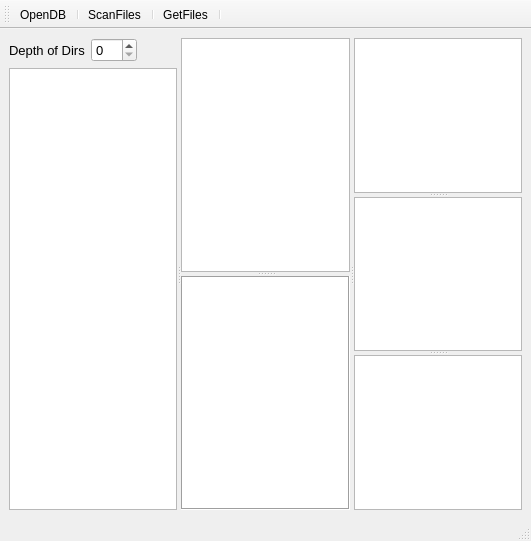
<?xml version="1.0" encoding="UTF-8"?>
<ui version="4.0">
 <class>MainWindow</class>
 <widget class="QMainWindow" name="MainWindow">
  <property name="geometry">
   <rect>
    <x>0</x>
    <y>0</y>
    <width>531</width>
    <height>541</height>
   </rect>
  </property>
  <property name="acceptDrops">
   <bool>false</bool>
  </property>
  <property name="windowTitle">
   <string>File organizer</string>
  </property>
  <widget class="QWidget" name="centralwidget">
   <layout class="QGridLayout" name="gridLayout">
    <item row="0" column="0">
     <widget class="QSplitter" name="main_splitter">
      <property name="orientation">
       <enum>Qt::Horizontal</enum>
      </property>
      <widget class="QWidget" name="">
       <layout class="QVBoxLayout" name="verticalLayout">
        <item>
         <layout class="QHBoxLayout" name="horizontalLayout">
          <item>
           <widget class="QLabel" name="label">
            <property name="sizePolicy">
             <sizepolicy hsizetype="Preferred" vsizetype="Preferred">
              <horstretch>1</horstretch>
              <verstretch>0</verstretch>
             </sizepolicy>
            </property>
            <property name="font">
             <font>
              <pointsize>10</pointsize>
             </font>
            </property>
            <property name="text">
             <string>Depth of Dirs</string>
            </property>
            <property name="buddy">
             <cstring>level</cstring>
            </property>
           </widget>
          </item>
          <item>
           <widget class="QSpinBox" name="level">
            <property name="sizePolicy">
             <sizepolicy hsizetype="Minimum" vsizetype="Fixed">
              <horstretch>1</horstretch>
              <verstretch>0</verstretch>
             </sizepolicy>
            </property>
            <property name="font">
             <font>
              <pointsize>10</pointsize>
             </font>
            </property>
            <property name="toolTip">
             <string>&lt;html&gt;&lt;head/&gt;&lt;body&gt;&lt;p&gt;Search level, 0 - all&lt;/p&gt;&lt;/body&gt;&lt;/html&gt;</string>
            </property>
           </widget>
          </item>
          <item>
           <spacer name="horizontalSpacer">
            <property name="orientation">
             <enum>Qt::Horizontal</enum>
            </property>
            <property name="sizeHint" stdset="0">
             <size>
              <width>40</width>
              <height>20</height>
             </size>
            </property>
           </spacer>
          </item>
         </layout>
        </item>
        <item>
         <widget class="QTreeView" name="dirTree">
          <property name="font">
           <font>
            <pointsize>10</pointsize>
           </font>
          </property>
          <property name="contextMenuPolicy">
           <enum>Qt::CustomContextMenu</enum>
          </property>
          <property name="toolTip">
           <string>&lt;html&gt;&lt;head/&gt;&lt;body&gt;&lt;p&gt;Directory tree&lt;/p&gt;&lt;/body&gt;&lt;/html&gt;</string>
          </property>
          <property name="editTriggers">
           <set>QAbstractItemView::NoEditTriggers</set>
          </property>
          <property name="textElideMode">
           <enum>Qt::ElideLeft</enum>
          </property>
         </widget>
        </item>
       </layout>
      </widget>
      <widget class="QSplitter" name="splitter_files">
       <property name="orientation">
        <enum>Qt::Vertical</enum>
       </property>
       <widget class="QListView" name="filesList">
        <property name="toolTip">
         <string>&lt;html&gt;&lt;head/&gt;&lt;body&gt;&lt;p&gt;List of files&lt;/p&gt;&lt;/body&gt;&lt;/html&gt;</string>
        </property>
       </widget>
       <widget class="QTextEdit" name="commentField">
        <property name="toolTip">
         <string>&lt;html&gt;&lt;head/&gt;&lt;body&gt;&lt;p&gt;Active file info&lt;/p&gt;&lt;/body&gt;&lt;/html&gt;</string>
        </property>
        <property name="frameShape">
         <enum>QFrame::Box</enum>
        </property>
        <property name="frameShadow">
         <enum>QFrame::Sunken</enum>
        </property>
       </widget>
      </widget>
      <widget class="QSplitter" name="opt_splitter">
       <property name="orientation">
        <enum>Qt::Vertical</enum>
       </property>
       <widget class="QListView" name="extList">
        <property name="enabled">
         <bool>true</bool>
        </property>
        <property name="toolTip">
         <string>&lt;html&gt;&lt;head/&gt;&lt;body&gt;&lt;p&gt;File extensions&lt;/p&gt;&lt;/body&gt;&lt;/html&gt;</string>
        </property>
        <property name="selectionMode">
         <enum>QAbstractItemView::ExtendedSelection</enum>
        </property>
       </widget>
       <widget class="QListView" name="tagsList">
        <property name="toolTip">
         <string>&lt;html&gt;&lt;head/&gt;&lt;body&gt;&lt;p&gt;Tags&lt;/p&gt;&lt;/body&gt;&lt;/html&gt;</string>
        </property>
        <property name="selectionMode">
         <enum>QAbstractItemView::ExtendedSelection</enum>
        </property>
       </widget>
       <widget class="QListView" name="authorsList">
        <property name="toolTip">
         <string>&lt;html&gt;&lt;head/&gt;&lt;body&gt;&lt;p&gt;Authors&lt;/p&gt;&lt;/body&gt;&lt;/html&gt;</string>
        </property>
        <property name="selectionMode">
         <enum>QAbstractItemView::ExtendedSelection</enum>
        </property>
       </widget>
      </widget>
     </widget>
    </item>
   </layout>
  </widget>
  <widget class="QStatusBar" name="statusbar"/>
  <widget class="QToolBar" name="toolBar">
   <property name="acceptDrops">
    <bool>false</bool>
   </property>
   <property name="windowTitle">
    <string>toolBar</string>
   </property>
   <attribute name="toolBarArea">
    <enum>TopToolBarArea</enum>
   </attribute>
   <attribute name="toolBarBreak">
    <bool>false</bool>
   </attribute>
   <addaction name="actionOpenDB"/>
   <addaction name="separator"/>
   <addaction name="actionScanFiles"/>
   <addaction name="separator"/>
   <addaction name="actionGetFiles"/>
   <addaction name="separator"/>
  </widget>
  <action name="actionOpenDB">
   <property name="icon">
    <iconset>
     <normalon>:/image/fileopen.png</normalon>
    </iconset>
   </property>
   <property name="text">
    <string>OpenDB</string>
   </property>
   <property name="toolTip">
    <string>Open DB Dialog</string>
   </property>
   <property name="shortcut">
    <string>Ctrl+O</string>
   </property>
  </action>
  <action name="actionScanFiles">
   <property name="icon">
    <iconset>
     <normaloff>:/image/edit.png</normaloff>
     <activeon>:/image/loaddata.png</activeon>:/image/edit.png</iconset>
   </property>
   <property name="text">
    <string>ScanFiles</string>
   </property>
  </action>
  <action name="actionGetFiles">
   <property name="icon">
    <iconset>
     <normalon>:/image/ic_action_play.png</normalon>
    </iconset>
   </property>
   <property name="text">
    <string>GetFiles</string>
   </property>
   <property name="toolTip">
    <string>Get list of files</string>
   </property>
  </action>
 </widget>
 <resources>
  <include location="res/res2.qrc"/>
 </resources>
 <connections/>
</ui>
